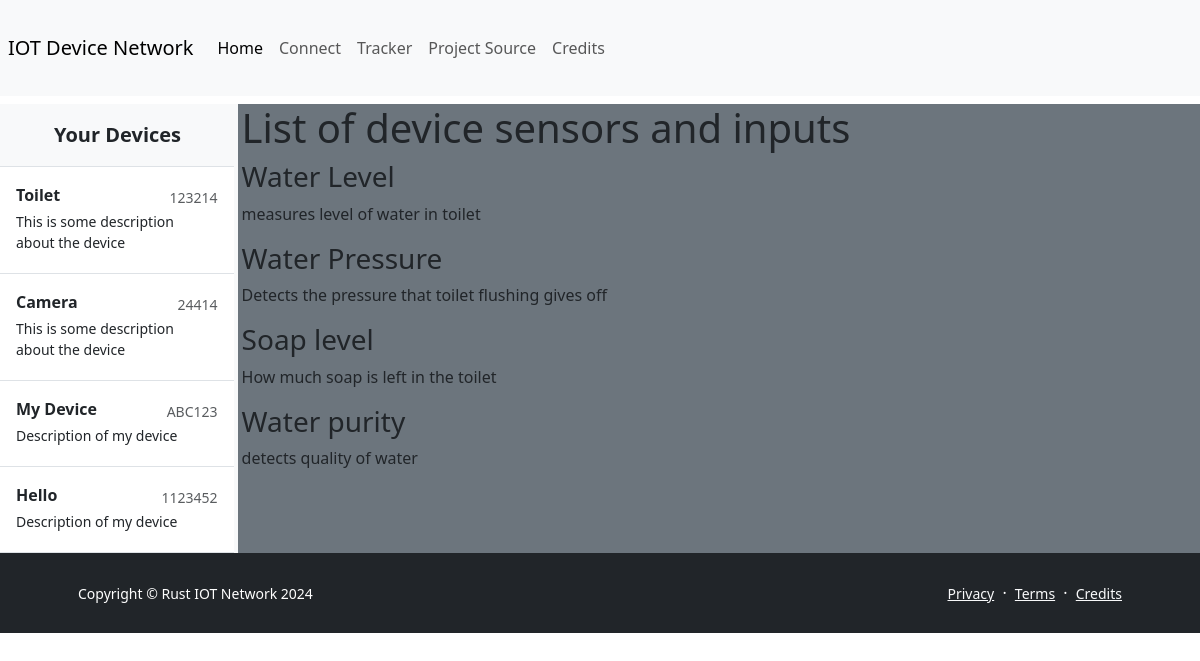
The page /tracker/123214/inspect on the database its author committed.
### devices/models.py (models this page shows, shortened)
class Device(models.Model):
    device_id = models.CharField(max_length=100, unique=True)
    device_name = models.CharField(max_length=50)
    device_description = models.CharField(max_length=150)

class Sensor(models.Model):
    device = models.ForeignKey(Device, on_delete=models.CASCADE)
    sensor_name = models.CharField(max_length=50)
    sensor_description = models.CharField(max_length=100)

### devices/views.py (the view)
# urls.py: path('tracker/<device_id>/inspect', views.tracker_device_inspect, name='tracker_inspect'),
def tracker_device_inspect(request, device_id):
    sensors = fetch_device_sensors(device_id)
    return render(request, 'tracker/device_inspect.html', {"device_list":Device.objects.all(), 'sensors':sensors})

### devices/models.py (called while the page is built)
def fetch_device_sensors(device_id):
    try:
        device = Device.objects.get(device_id=device_id)
        sensors = Sensor.objects.filter(device=device)
        return sensors
    except Device.DoesNotExist:
        return []

### devices/templates/tracker/device_inspect.html
{% extends 'tracker/tracker.html' %}
{% block view %}
<div>
    <h1>List of device sensors and inputs</h1>
    <div>
        {% for sensor in sensors %}
            {% include 'tracker/sensor_overview.html' with sensor_name=sensor.sensor_name sensor_description=sensor.sensor_description %}
        {% endfor %}
    </div>
</div>
{% endblock %}

### devices/templates/tracker/device_overview.html
<a href="/tracker/{{device_id}}/inspect" class="list-group-item list-group-item-action py-3 lh-tight">
    <div class="d-flex w-100 align-items-center justify-content-between">
      <strong class="mb-1">{{ device_name }}</strong>
      <small class="text-muted">{{ device_id }}</small>
    </div>
    <div class="col-10 mb-1 small">{{ device_description }}</div>
</a>

### devices/templates/tracker/sensor_overview.html
<a>
    <h3>{{sensor_name}}</h3>
    <p>{{sensor_description}}</p>
</a>

### rows shown on the page
Device: device_name "Toilet", device "123214", device_description "This is some description about the device"
Device: device_name "Camera", device "24414", device_description "This is some description about the device"
Device: device_name "My Device", device "ABC123", device_description "Description of my device"
Device: device_name "Hello", device "1123452", device_description "Description of my device"
Sensor: sensor_name "Water Level", sensor_description "measures level of water in toilet"
Sensor: sensor_name "Water Pressure", sensor_description "Detects the pressure that toilet flushing gives off"
Sensor: sensor_name "Soap level", sensor_description "How much soap is left in the toilet"
Sensor: sensor_name "Water purity", sensor_description "detects quality of water"
